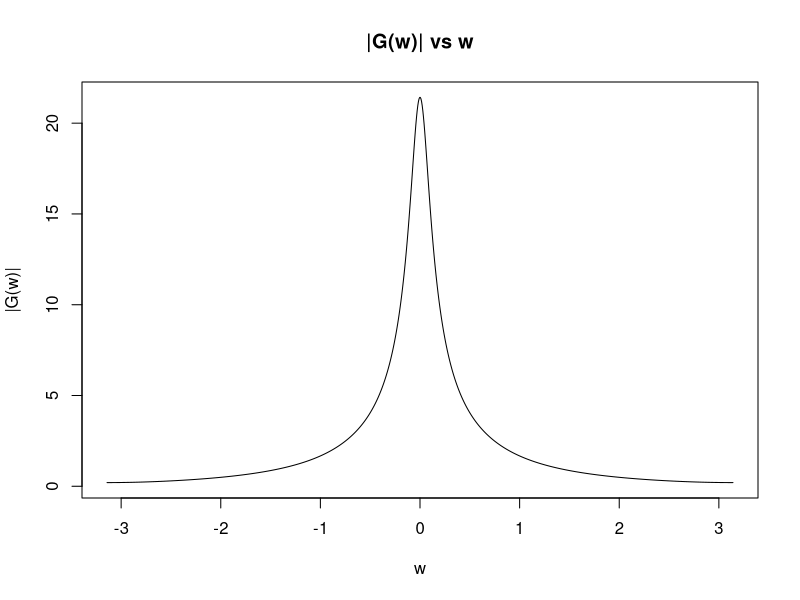

Reproduce this figure in R.
w = seq(-pi, pi, length.out= 1000)
G_w = (1+0.5*exp(complex(real=0,imaginary =-w)))/(1-1.2*exp(complex(real=0,imaginary =-w))+0.27*exp(complex(real=0,imaginary =-2*w)))
plot(w, abs(G_w), type='l', main='|G(w)| vs w', xlab='w', ylab='|G(w)|')